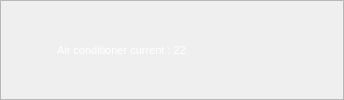
               <widget class="QFrame" name="left_13">
                <property name="sizePolicy">
                 <sizepolicy hsizetype="Expanding" vsizetype="Expanding">
                  <horstretch>11</horstretch>
                  <verstretch>5</verstretch>
                 </sizepolicy>
                </property>
                <property name="minimumSize">
                 <size>
                  <width>344</width>
                  <height>36</height>
                 </size>
                </property>
                <property name="styleSheet">
                 <string notr="true">#left_13{
	border-image: url(:/images/phptps/frame 1-01.svg);

	margin-top:3%
	
}</string>
                </property>
                <property name="frameShape">
                 <enum>QFrame::StyledPanel</enum>
                </property>
                <property name="frameShadow">
                 <enum>QFrame::Raised</enum>
                </property>
                <layout class="QHBoxLayout" name="horizontalLayout_77">
                 <property name="leftMargin">
                  <number>23</number>
                 </property>
                 <property name="topMargin">
                  <number>2</number>
                 </property>
                 <property name="rightMargin">
                  <number>22</number>
                 </property>
                 <property name="bottomMargin">
                  <number>2</number>
                 </property>
                 <item>
                  <widget class="QLabel" name="label_90">
                   <property name="sizePolicy">
                    <sizepolicy hsizetype="Expanding" vsizetype="Expanding">
                     <horstretch>1</horstretch>
                     <verstretch>1</verstretch>
                    </sizepolicy>
                   </property>
                   <property name="minimumSize">
                    <size>
                     <width>27</width>
                     <height>0</height>
                    </size>
                   </property>
                   <property name="styleSheet">
                    <string notr="true">
		background-color: transparent;
	border:none;
	image: url(:/images/phptps/display-voltage-04.svg);
</string>
                   </property>
                   <property name="text">
                    <string/>
                   </property>
                  </widget>
                 </item>
                 <item>
                  <widget class="QLabel" name="voltage_13">
                   <property name="sizePolicy">
                    <sizepolicy hsizetype="Expanding" vsizetype="Expanding">
                     <horstretch>8</horstretch>
                     <verstretch>2</verstretch>
                    </sizepolicy>
                   </property>
                   <property name="minimumSize">
                    <size>
                     <width>81</width>
                     <height>15</height>
                    </size>
                   </property>
                   <property name="font">
                    <font>
                     <pointsize>8</pointsize>
                    </font>
                   </property>
                   <property name="styleSheet">
                    <string notr="true">color: rgb(255, 255, 255);
	background-color: transparent;
	border:none;</string>
                   </property>
                   <property name="text">
                    <string>Air conditioner current : 22</string>
                   </property>
                  </widget>
                 </item>
                 <item>
                  <widget class="QLabel" name="label_87">
                   <property name="sizePolicy">
                    <sizepolicy hsizetype="Expanding" vsizetype="Expanding">
                     <horstretch>3</horstretch>
                     <verstretch>1</verstretch>
                    </sizepolicy>
                   </property>
                   <property name="minimumSize">
                    <size>
                     <width>44</width>
                     <height>0</height>
                    </size>
                   </property>
                   <property name="styleSheet">
                    <string notr="true">#label_83{

		background-color: transparent;
	border:none;
	image: url(:/images/phptps/display-voltage-05.svg);
margin:7
	
}</string>
                   </property>
                   <property name="text">
                    <string/>
                   </property>
                  </widget>
                 </item>
                </layout>
               </widget>
